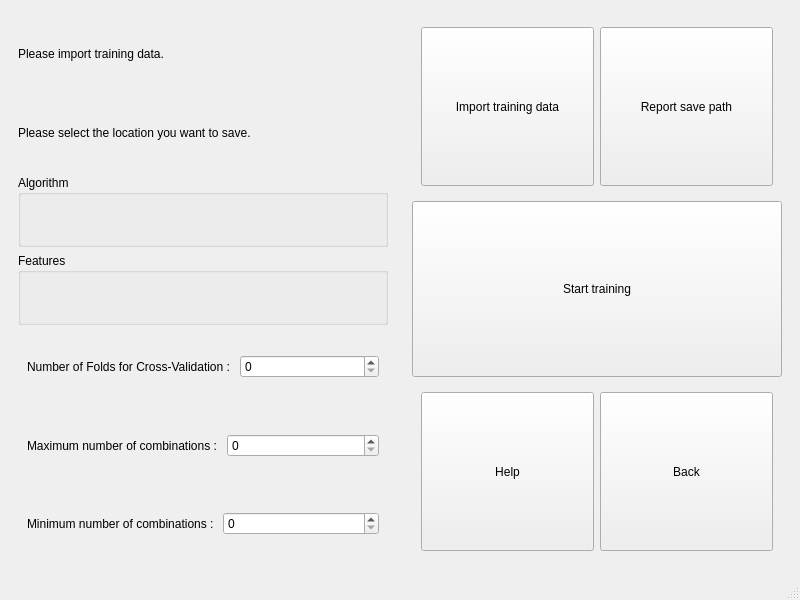
<?xml version="1.0" encoding="UTF-8"?>
<ui version="4.0">
 <class>EvaluateWindow</class>
 <widget class="QMainWindow" name="EvaluateWindow">
  <property name="geometry">
   <rect>
    <x>0</x>
    <y>0</y>
    <width>800</width>
    <height>600</height>
   </rect>
  </property>
  <property name="windowTitle">
   <string>MainWindow</string>
  </property>
  <widget class="QWidget" name="centralwidget">
   <layout class="QHBoxLayout" name="horizontalLayout">
    <item>
     <widget class="QWidget" name="widget" native="true">
      <property name="sizePolicy">
       <sizepolicy hsizetype="Preferred" vsizetype="Preferred">
        <horstretch>0</horstretch>
        <verstretch>0</verstretch>
       </sizepolicy>
      </property>
      <layout class="QVBoxLayout" name="verticalLayout_2">
       <item>
        <widget class="QLabel" name="label_trainingDataFilePath">
         <property name="text">
          <string>Please import training data.</string>
         </property>
        </widget>
       </item>
       <item>
        <widget class="QLabel" name="label_reportSavePath">
         <property name="text">
          <string>Please select the location you want to save.</string>
         </property>
        </widget>
       </item>
       <item>
        <widget class="QGroupBox" name="groupBox_Algorithm">
         <property name="title">
          <string>Algorithm</string>
         </property>
        </widget>
       </item>
       <item>
        <widget class="QGroupBox" name="groupBox_Features">
         <property name="title">
          <string>Features</string>
         </property>
        </widget>
       </item>
       <item>
        <widget class="QWidget" name="widget_4" native="true">
         <layout class="QHBoxLayout" name="horizontalLayout_3">
          <item>
           <widget class="QLabel" name="label">
            <property name="text">
             <string>Number of Folds for Cross-Validation : </string>
            </property>
           </widget>
          </item>
          <item>
           <widget class="QSpinBox" name="spinBox_NumberOfFolds"/>
          </item>
         </layout>
        </widget>
       </item>
       <item>
        <widget class="QWidget" name="widget_5" native="true">
         <layout class="QHBoxLayout" name="horizontalLayout_4">
          <item>
           <widget class="QLabel" name="label_2">
            <property name="text">
             <string>Maximum number of combinations : </string>
            </property>
           </widget>
          </item>
          <item>
           <widget class="QSpinBox" name="spinBox_MaximunNumberOfCombinations"/>
          </item>
         </layout>
        </widget>
       </item>
       <item>
        <widget class="QWidget" name="widget_6" native="true">
         <layout class="QHBoxLayout" name="horizontalLayout_5">
          <item>
           <widget class="QLabel" name="label_3">
            <property name="text">
             <string>Minimum number of combinations : </string>
            </property>
           </widget>
          </item>
          <item>
           <widget class="QSpinBox" name="spinBox_MinimunNumberOfCombinations"/>
          </item>
         </layout>
        </widget>
       </item>
      </layout>
     </widget>
    </item>
    <item>
     <widget class="QWidget" name="widget_2" native="true">
      <layout class="QVBoxLayout" name="verticalLayout">
       <item>
        <widget class="QWidget" name="widget_7" native="true">
         <layout class="QHBoxLayout" name="horizontalLayout_6">
          <item>
           <widget class="QPushButton" name="pushButton_ImportTrainingData">
            <property name="sizePolicy">
             <sizepolicy hsizetype="Minimum" vsizetype="Minimum">
              <horstretch>0</horstretch>
              <verstretch>0</verstretch>
             </sizepolicy>
            </property>
            <property name="text">
             <string>Import training data</string>
            </property>
           </widget>
          </item>
          <item>
           <widget class="QPushButton" name="pushButton_ReportSavePath">
            <property name="sizePolicy">
             <sizepolicy hsizetype="Minimum" vsizetype="Minimum">
              <horstretch>0</horstretch>
              <verstretch>0</verstretch>
             </sizepolicy>
            </property>
            <property name="text">
             <string>Report save path</string>
            </property>
           </widget>
          </item>
         </layout>
        </widget>
       </item>
       <item>
        <widget class="QPushButton" name="pushButton_StartTraining">
         <property name="sizePolicy">
          <sizepolicy hsizetype="Minimum" vsizetype="Minimum">
           <horstretch>0</horstretch>
           <verstretch>0</verstretch>
          </sizepolicy>
         </property>
         <property name="text">
          <string>Start training</string>
         </property>
        </widget>
       </item>
       <item>
        <widget class="QWidget" name="widget_3" native="true">
         <layout class="QHBoxLayout" name="horizontalLayout_2">
          <item>
           <widget class="QPushButton" name="pushButton_Help">
            <property name="sizePolicy">
             <sizepolicy hsizetype="Minimum" vsizetype="Minimum">
              <horstretch>0</horstretch>
              <verstretch>0</verstretch>
             </sizepolicy>
            </property>
            <property name="text">
             <string>Help</string>
            </property>
           </widget>
          </item>
          <item>
           <widget class="QPushButton" name="pushButton_Back">
            <property name="sizePolicy">
             <sizepolicy hsizetype="Minimum" vsizetype="Minimum">
              <horstretch>0</horstretch>
              <verstretch>0</verstretch>
             </sizepolicy>
            </property>
            <property name="text">
             <string>Back</string>
            </property>
           </widget>
          </item>
         </layout>
        </widget>
       </item>
      </layout>
     </widget>
    </item>
   </layout>
  </widget>
  <widget class="QMenuBar" name="menubar">
   <property name="geometry">
    <rect>
     <x>0</x>
     <y>0</y>
     <width>800</width>
     <height>24</height>
    </rect>
   </property>
  </widget>
  <widget class="QStatusBar" name="statusbar"/>
 </widget>
 <resources/>
 <connections/>
</ui>
